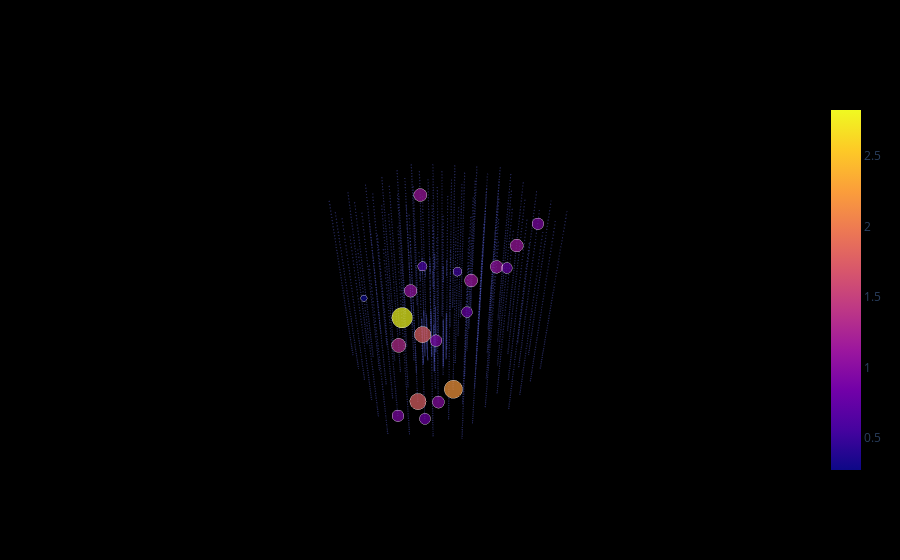

Write notebook code for a chart like this one.
### Code cell
## Each train event is a sensor flaring up.
## We want a dataframe showing the rolling max of each sensor over the entire collision
## Every frame is then the sensor dataframe joined to this rolling max calculation.
event_id = 1128590
event_df = train.loc[train["event_id"] == event_id]
max_frame = event_df.shape[0]
frame = 20
sensor_fig = remove_fig_info(sensor_fig)


def get_frame(frame_number, event_df, sensor_fig):
    """
    Creates a plotly 3dScatter plot after frame_number of interactions
    """

    frame_df = event_df.iloc[0:frame]
    frame_df = frame_df.groupby(["sensor_id"], as_index=False).agg({"charge": "max"})

    frame_geometry = sensor_geometry.merge(
        frame_df,
        how="inner",
        on="sensor_id",
    )

    frame_fig = px.scatter_3d(
        frame_geometry, x="x", y="y", z="z", opacity=0.7, size="charge", color="charge"
    )

    fig = go.Figure(
        data=[sensor_fig.data[0], frame_fig.data[0]],
        layout=dict(
            hovermode=False,
            paper_bgcolor='black',
            scene=dict(
                xaxis=dict(showticklabels=False),
                yaxis=dict(showticklabels=False),
                zaxis=dict(showticklabels=False),
                xaxis_visible=False,
                yaxis_visible=False,
                zaxis_visible=False,
            ),
        ),
    )
    return fig

fig = get_frame(1000, event_df, sensor_fig)
fig.show()

### Figure 1 — Plotly figure (JSON) as saved in the notebook; plotly's stock layout.template omitted (floating-point values rounded to 4 significant figures; data arrays with more than 128 entries replaced by an {"elided": "..."} marker saying what was removed)
{"data": [{"hovertemplate": "x=%{x}<br>y=%{y}<br>z=%{z}<extra></extra>", "legendgroup": "", "marker": {"color": "#636efa", "opacity": 0.3, "size": 0.5, "symbol": "circle"}, "mode": "markers", "name": "", "scene": "scene", "showlegend": false, "type": "scatter3d", "x": {"elided": "5160 float values"}, "y": {"elided": "5160 float values"}, "z": {"elided": "5160 float values"}}, {"hovertemplate": "x=%{x}<br>y=%{y}<br>z=%{z}<br>charge=%{marker.color}<extra></extra>", "legendgroup": "", "marker": {"color": [1.125, 1.075, 1.325, 1.125, 0.275, 0.525, 1.775, 0.925, 1.125, 2.225, 0.975, 0.825, 2.825, 0.775, 0.925, 1.075, 0.775, 1.775, 0.575, 0.925], "coloraxis": "coloraxis", "opacity": 0.7, "size": [1.125, 1.075, 1.325, 1.125, 0.275, 0.525, 1.775, 0.925, 1.125, 2.225, 0.975, 0.825, 2.825, 0.775, 0.925, 1.075, 0.775, 1.775, 0.575, 0.925], "sizemode": "area", "sizeref": 0.007063, "symbol": "circle"}, "mode": "markers", "name": "", "scene": "scene", "showlegend": false, "type": "scatter3d", "x": [-211.3, 125.0, 248.2, -324.4, 544.1, -32.96, 330.0, 472.1, -481.6, 132.0, 257.3, 382.4, 505.3, -190.0, -268.9, 101.0, 338.4, 113.2, 57.2, -9.68], "y": [-404.5, -131.2, -111.9, -93.43, 55.89, 62.44, 127.2, 127.9, 101.4, 203.0, 211.7, 238.9, 257.9, 257.4, 354.2, 412.8, 463.7, -60.47, -105.5, -79.5], "z": [362.5, 0.05, -301.9, -129.6, 264.5, 138.4, -504.9, -499.9, 127.6, -502.4, -500.2, -505.7, 250.9, 178.2, 433.4, 385.3, 301.5, -273.2, 136.0, -408.7]}], "layout": {"hovermode": false, "paper_bgcolor": "black", "scene": {"xaxis": {"showticklabels": false, "visible": false}, "yaxis": {"showticklabels": false, "visible": false}, "zaxis": {"showticklabels": false, "visible": false}}}}
